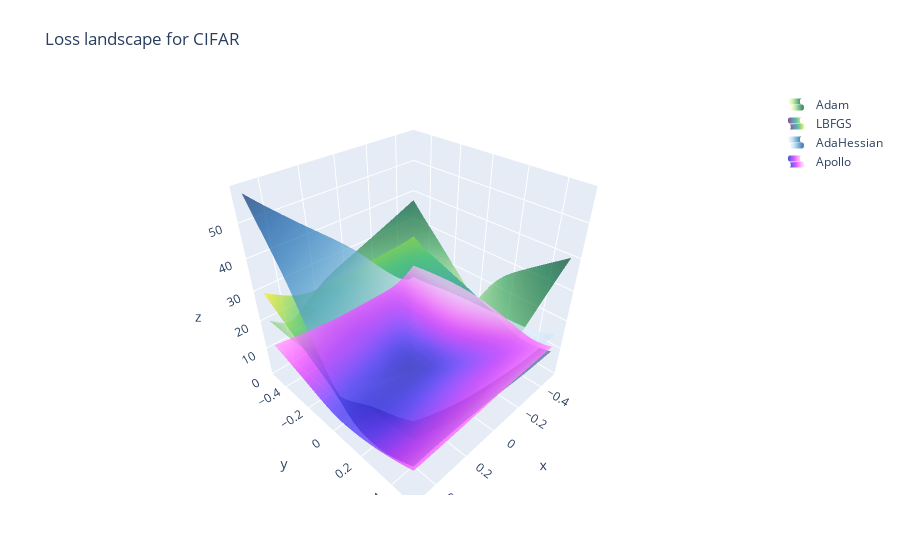

The notebook cell this image was saved under:
### Markdown cell above
### CIFAR

### Code cell
# Different colormaps for different optimizers
dataset = "CIFAR"
colors = ["ylgn", "viridis", "blues", "plotly3"]
fig = go.Figure()

for (optimizer, loss), c in zip(losses_3d[dataset].items(), colors):
    fig.add_trace(
        go.Surface(
            z=loss,
            x=alphas,
            y=alphas,
            opacity=0.7,
            name=optimizer,
            showscale=False,
            showlegend=True,
            colorscale=c,
        ),
    )

fig.update_layout(
    title=f"Loss landscape for {dataset}",
    autosize=True,
    margin=dict(l=65, r=50, b=65, t=90),
    xaxis_title="Perturbation in first eigenvector direction",
    yaxis_title="Perturbation in second eigenvector direction",
    overwrite=True,
)
fig.show()

### Figure 1 — Plotly figure (JSON) as saved in the notebook; plotly's stock layout.template omitted (floating-point values rounded to 4 significant figures; data arrays with more than 128 entries replaced by an {"elided": "..."} marker saying what was removed)
{"data": [{"colorscale": [[0, "rgb(255,255,229)"], [0.125, "rgb(247,252,185)"], [0.25, "rgb(217,240,163)"], [0.375, "rgb(173,221,142)"], [0.5, "rgb(120,198,121)"], [0.625, "rgb(65,171,93)"], [0.75, "rgb(35,132,67)"], [0.875, "rgb(0,104,55)"], [1, "rgb(0,69,41)"]], "name": "Adam", "opacity": 0.7, "showlegend": true, "showscale": false, "type": "surface", "x": [-0.5, -0.4583, -0.4167, -0.375, -0.3333, -0.2917, -0.25, -0.2083, -0.1667, -0.125, -0.08333, -0.04167, 0, 0.04167, 0.08333, 0.125, 0.1667, 0.2083, 0.25, 0.2917, 0.3333, 0.375, 0.4167, 0.4583, 0.5], "y": [-0.5, -0.4583, -0.4167, -0.375, -0.3333, -0.2917, -0.25, -0.2083, -0.1667, -0.125, -0.08333, -0.04167, 0, 0.04167, 0.08333, 0.125, 0.1667, 0.2083, 0.25, 0.2917, 0.3333, 0.375, 0.4167, 0.4583, 0.5], "z": {"elided": "25x25 float values"}}, {"colorscale": [[0, "#440154"], [0.1111, "#482878"], [0.2222, "#3e4989"], [0.3333, "#31688e"], [0.4444, "#26828e"], [0.5556, "#1f9e89"], [0.6667, "#35b779"], [0.7778, "#6ece58"], [0.8889, "#b5de2b"], [1, "#fde725"]], "name": "LBFGS", "opacity": 0.7, "showlegend": true, "showscale": false, "type": "surface", "x": [-0.5, -0.4583, -0.4167, -0.375, -0.3333, -0.2917, -0.25, -0.2083, -0.1667, -0.125, -0.08333, -0.04167, 0, 0.04167, 0.08333, 0.125, 0.1667, 0.2083, 0.25, 0.2917, 0.3333, 0.375, 0.4167, 0.4583, 0.5], "y": [-0.5, -0.4583, -0.4167, -0.375, -0.3333, -0.2917, -0.25, -0.2083, -0.1667, -0.125, -0.08333, -0.04167, 0, 0.04167, 0.08333, 0.125, 0.1667, 0.2083, 0.25, 0.2917, 0.3333, 0.375, 0.4167, 0.4583, 0.5], "z": {"elided": "25x25 float values"}}, {"colorscale": [[0, "rgb(247,251,255)"], [0.125, "rgb(222,235,247)"], [0.25, "rgb(198,219,239)"], [0.375, "rgb(158,202,225)"], [0.5, "rgb(107,174,214)"], [0.625, "rgb(66,146,198)"], [0.75, "rgb(33,113,181)"], [0.875, "rgb(8,81,156)"], [1, "rgb(8,48,107)"]], "name": "AdaHessian", "opacity": 0.7, "showlegend": true, "showscale": false, "type": "surface", "x": [-0.5, -0.4583, -0.4167, -0.375, -0.3333, -0.2917, -0.25, -0.2083, -0.1667, -0.125, -0.08333, -0.04167, 0, 0.04167, 0.08333, 0.125, 0.1667, 0.2083, 0.25, 0.2917, 0.3333, 0.375, 0.4167, 0.4583, 0.5], "y": [-0.5, -0.4583, -0.4167, -0.375, -0.3333, -0.2917, -0.25, -0.2083, -0.1667, -0.125, -0.08333, -0.04167, 0, 0.04167, 0.08333, 0.125, 0.1667, 0.2083, 0.25, 0.2917, 0.3333, 0.375, 0.4167, 0.4583, 0.5], "z": {"elided": "25x25 float values"}}, {"colorscale": [[0, "#0508b8"], [0.08333, "#1910d8"], [0.1667, "#3c19f0"], [0.25, "#6b1cfb"], [0.3333, "#981cfd"], [0.4167, "#bf1cfd"], [0.5, "#dd2bfd"], [0.5833, "#f246fe"], [0.6667, "#fc67fd"], [0.75, "#fe88fc"], [0.8333, "#fea5fd"], [0.9167, "#febefe"], [1, "#fec3fe"]], "name": "Apollo", "opacity": 0.7, "showlegend": true, "showscale": false, "type": "surface", "x": [-0.5, -0.4583, -0.4167, -0.375, -0.3333, -0.2917, -0.25, -0.2083, -0.1667, -0.125, -0.08333, -0.04167, 0, 0.04167, 0.08333, 0.125, 0.1667, 0.2083, 0.25, 0.2917, 0.3333, 0.375, 0.4167, 0.4583, 0.5], "y": [-0.5, -0.4583, -0.4167, -0.375, -0.3333, -0.2917, -0.25, -0.2083, -0.1667, -0.125, -0.08333, -0.04167, 0, 0.04167, 0.08333, 0.125, 0.1667, 0.2083, 0.25, 0.2917, 0.3333, 0.375, 0.4167, 0.4583, 0.5], "z": {"elided": "25x25 float values"}}], "layout": {"autosize": true, "margin": {"b": 65, "l": 65, "r": 50, "t": 90}, "title": {"text": "Loss landscape for CIFAR"}, "xaxis": {"title": {"text": "Perturbation in first eigenvector direction"}}, "yaxis": {"title": {"text": "Perturbation in second eigenvector direction"}}}}
